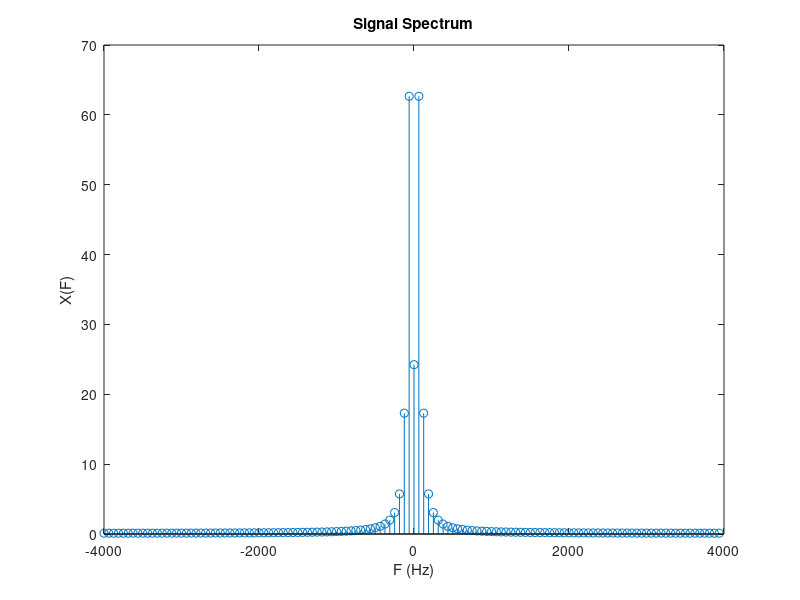
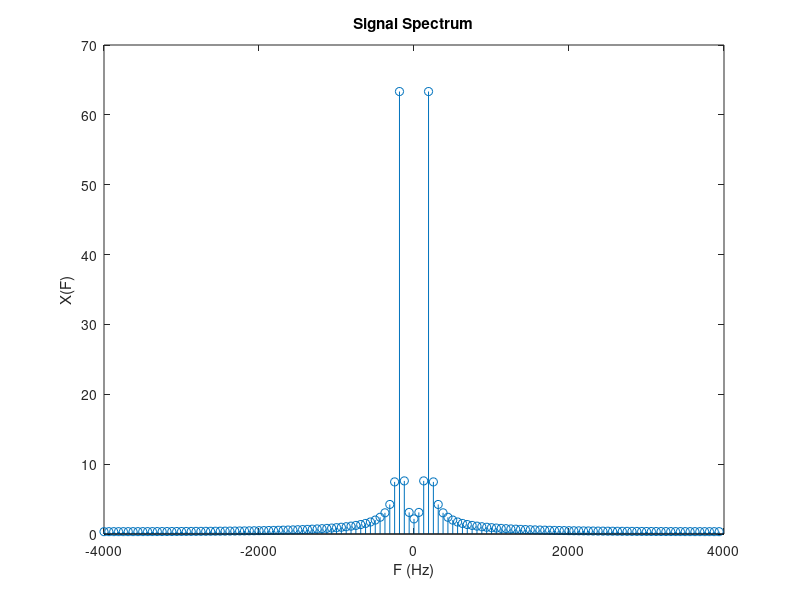
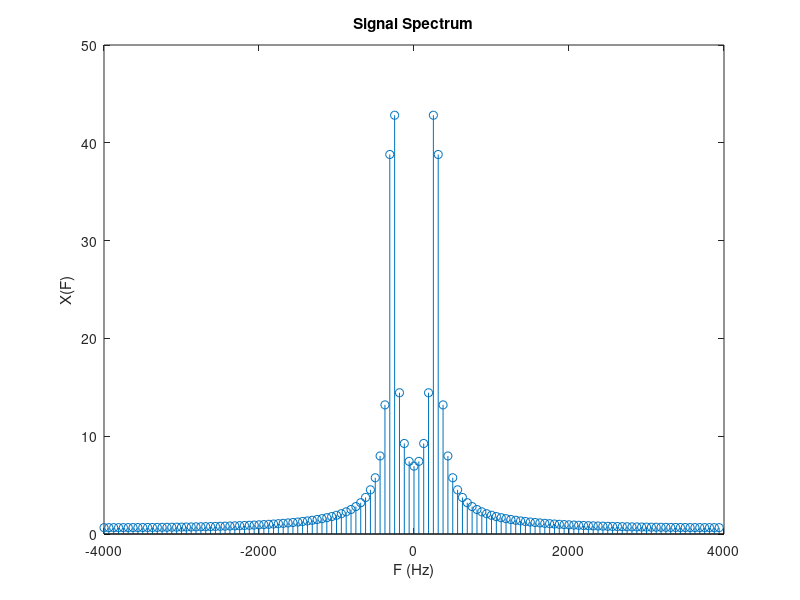
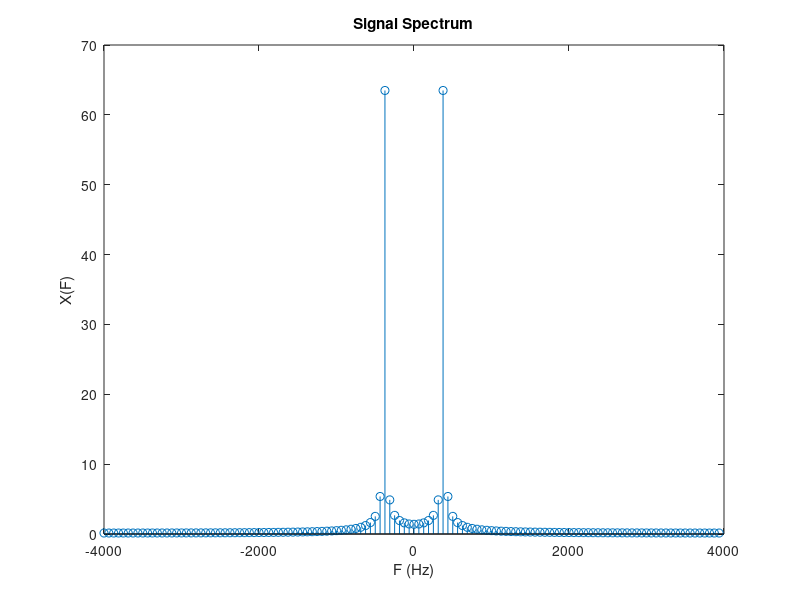

Reproduce these figures in MATLAB, in order.
clc; clear; close all;

% Definition of Signals
N = 128;
DT = 0.0001;
t = 0:DT:0.25;

Fs1 = 8000; Ts1 = 1/Fs1;
tx1 = 0 : Ts1 : 0.25;
F = -Fs1/2 : Fs1/N : (Fs1/2 - (Fs1/N));
LengthF = length(F);

for f0 = 100:125:475
    sig_i = sin(2*pi*f0*t + 48);
    X = fft(sig_i, LengthF);
    X1 = fftshift(X);
    X1_abs = abs(X1);
    figure;
    stem(F, X1_abs)
    title('Signal Spectrum');
    xlabel('F (Hz)')
    ylabel('X(F)')
end;

for f0 = 7525:125:7900
    sig_i = sin(2*pi*f0*t + 48);
    X = fft(sig_i, LengthF);
    X1 = fftshift(X);
    X1_abs = abs(X1);
    figure;
    stem(F, X1_abs)
    title('Signal Spectrum');
    xlabel('F (Hz)')
    ylabel('X(F)')
end;
